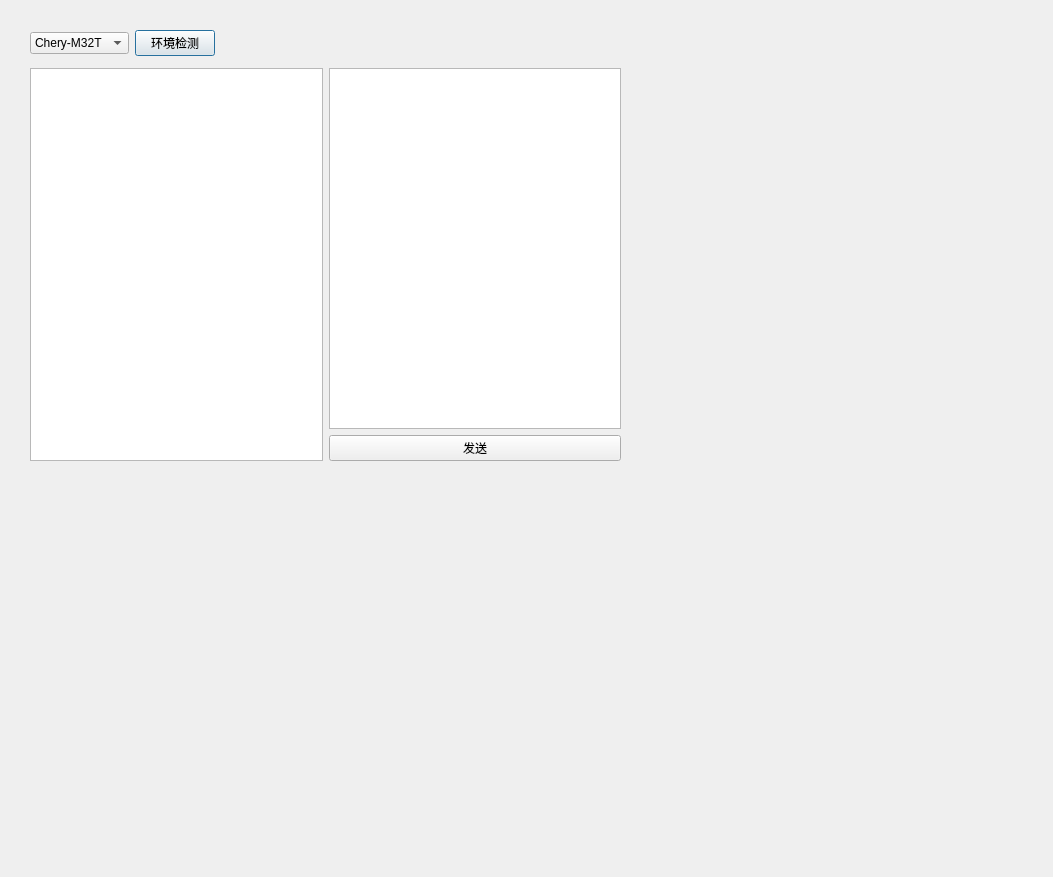
<?xml version="1.0" encoding="UTF-8"?>
<ui version="4.0">
 <class>Dialog</class>
 <widget class="QDialog" name="Dialog">
  <property name="geometry">
   <rect>
    <x>0</x>
    <y>0</y>
    <width>1053</width>
    <height>877</height>
   </rect>
  </property>
  <property name="windowTitle">
   <string>Dialog</string>
  </property>
  <widget class="QWidget" name="verticalLayoutWidget">
   <property name="geometry">
    <rect>
     <x>30</x>
     <y>30</y>
     <width>591</width>
     <height>431</height>
    </rect>
   </property>
   <layout class="QVBoxLayout" name="verticalLayout">
    <item>
     <layout class="QHBoxLayout" name="horizontalLayout">
      <property name="sizeConstraint">
       <enum>QLayout::SetDefaultConstraint</enum>
      </property>
      <item>
       <widget class="QComboBox" name="comboBox">
        <property name="editable">
         <bool>false</bool>
        </property>
        <property name="currentText">
         <string notr="true" extracomment="选择车型">Chery-M32T</string>
        </property>
        <property name="currentIndex">
         <number>0</number>
        </property>
        <property name="iconSize">
         <size>
          <width>32</width>
          <height>16</height>
         </size>
        </property>
        <property name="Chery-M32T" stdset="0">
         <string/>
        </property>
        <property name="ICar-V27" stdset="0">
         <string/>
        </property>
        <item>
         <property name="text">
          <string>Chery-M32T</string>
         </property>
        </item>
        <item>
         <property name="text">
          <string>ICar-V27</string>
         </property>
        </item>
       </widget>
      </item>
      <item>
       <widget class="QPushButton" name="pushButton_2">
        <property name="text">
         <string>环境检测</string>
        </property>
       </widget>
      </item>
      <item>
       <spacer name="horizontalSpacer">
        <property name="orientation">
         <enum>Qt::Horizontal</enum>
        </property>
        <property name="sizeHint" stdset="0">
         <size>
          <width>40</width>
          <height>20</height>
         </size>
        </property>
       </spacer>
      </item>
     </layout>
    </item>
    <item>
     <widget class="QWidget" name="widget" native="true">
      <property name="baseSize">
       <size>
        <width>600</width>
        <height>600</height>
       </size>
      </property>
     </widget>
    </item>
    <item>
     <layout class="QHBoxLayout" name="horizontalLayout_2">
      <item>
       <widget class="QTextBrowser" name="textBrowser"/>
      </item>
      <item>
       <layout class="QVBoxLayout" name="verticalLayout_2">
        <item>
         <widget class="QTextEdit" name="textEdit"/>
        </item>
        <item>
         <widget class="QPushButton" name="pushButton">
          <property name="text">
           <string>发送</string>
          </property>
         </widget>
        </item>
       </layout>
      </item>
     </layout>
    </item>
   </layout>
  </widget>
 </widget>
 <resources/>
 <connections/>
</ui>
